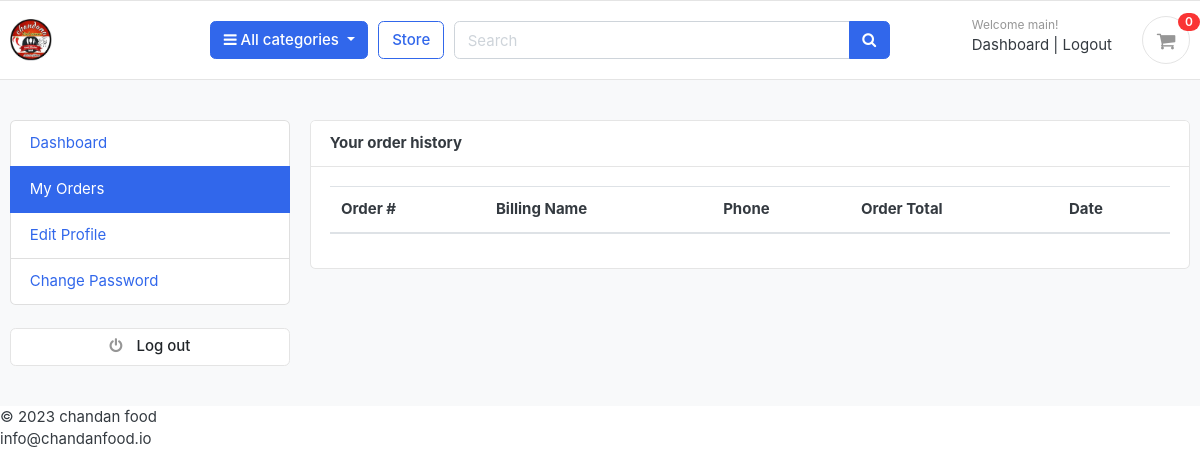
The page /accounts/my_orders/ (signed in) on the database as committed earlier.
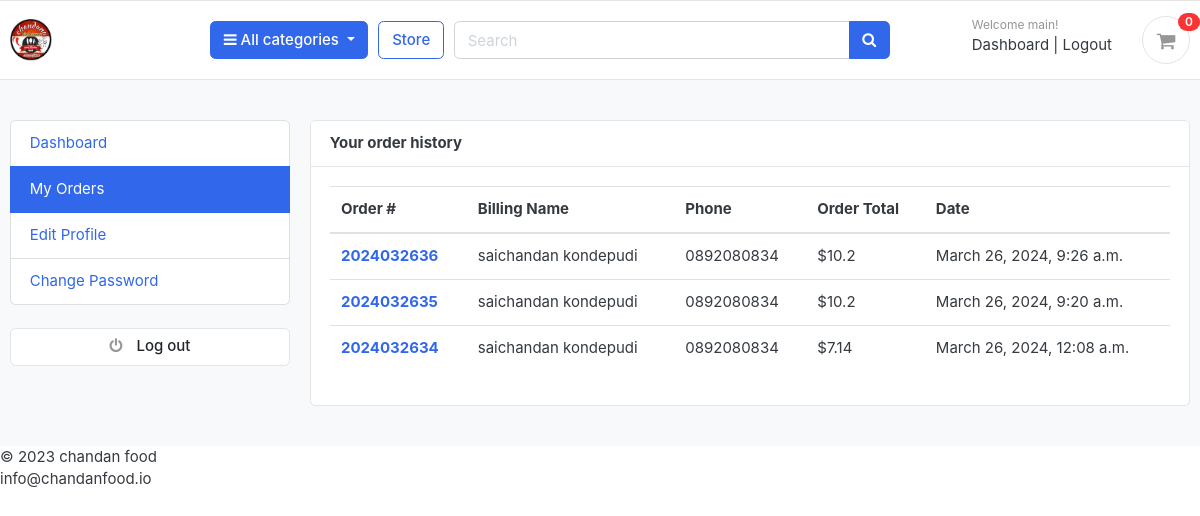
The same page on the database as committed later.
### accounts/models.py (models this page shows, shortened)
class Account(AbstractBaseUser):
    first_name =models.CharField(max_length=50)
    last_name= models.CharField(max_length=50)
    username= models.CharField(max_length=50, unique=True)
    email = models.EmailField(max_length=50, unique=True)
    phone_number = models.CharField(max_length=10, unique=True)
    date_joined=models.DateTimeField(auto_now_add=True)
    last_login = models.DateTimeField(auto_now_add=True)
    is_admin=models.BooleanField(default=False)
    is_staff=models.BooleanField(default=True)
    is_active = models.BooleanField(default=True)
    is_superadmin=models.BooleanField(default=False)
    USERNAME_FIELD='email'
    REQUIRED_FIELDS = ['username','first_name', 'last_name']
    objects=MyAccountManager()

### orders/models.py (models this page shows, shortened)
class Order(models.Model):
    STATUS = (
        ('New', 'New'),
        ('Accepted', 'Accepted'),
        ('Completed', 'Completed'),
        ('Cancelled', 'Cancelled'),
    )
    user = models.ForeignKey(Account, on_delete=models.SET_NULL, null=True)
    payment = models.ForeignKey(Payment, on_delete=models.SET_NULL, blank=True, null=True)
    order_number = models.CharField(max_length=20)
    first_name = models.CharField(max_length=50)
    last_name = models.CharField(max_length=50)
    phone = models.CharField(max_length=15)
    email = models.EmailField(max_length=50)
    address_line_1 = models.CharField(max_length=50)
    address_line_2 = models.CharField(max_length=50, blank=True)
    country = models.CharField(max_length=50)
    state = models.CharField(max_length=50)
    city = models.CharField(max_length=50)
    order_note = models.CharField(max_length=100, blank=True)
    order_total = models.FloatField()
    tax = models.FloatField()
    status = models.CharField(max_length=10, choices=STATUS, default='New')
    ip = models.CharField(blank=True, max_length=20)
    is_ordered = models.BooleanField(default=False)
    created_at = models.DateTimeField(auto_now_add=True)
    updated_at = models.DateTimeField(auto_now=True)
    def full_name(self):
        return f'{self.first_name} {self.last_name}'

### accounts/views.py (the view)
# urls.py: path('my_orders/', views.my_orders, name='my_orders'),
@login_required(login_url='login')
def my_orders(request):
    orders = Order.objects.filter(user=request.user, is_ordered=True).order_by('-created_at')
    context = {
        'orders': orders,
    }
    return render(request, 'accounts/my_orders.html', context)

### carts/context_processor.py (called while the page is built)
def counter(request):
    cart_count=0
    if 'admin' in request.path:
        return {}
    else:
        try:
            cart=Cart.objects.filter(cart_id=_cart_id(request))
            if request.user.is_authenticated:
                cart_items=CartItem.objects.all().filter(user=request.user)
            else:
                cart_items=CartItem.objects.all().filter(cart=cart[:1])
            for cart_item in cart_items:
                cart_count +=cart_item.quantity
        except Cart.DoesNotExist:
            cart_count=0
        return dict(cart_count=cart_count)

### carts/views.py (called while the page is built)
def _cart_id(request):
    cart = request.session.session_key
    if not cart:
        cart = request.session.create()
    return cart

### category/context_processors.py (called while the page is built)
def menu_links(request):
    links=Category.objects.all()
    return dict(links=links)

### category/models.py (called while the page is built)
    def get_url(self):
        return reverse('products_by_category', args=[self.slug])

### templates/accounts/my_orders.html (shortened to what this page needs)
{% extends 'base.html' %}
{% block content %}
<section class="section-content padding-y bg">
<div class="container">
	<div class="row">
	{% include 'includes/dashboard_sidebar.html' %}
	<main class="col-md-9">
		<article class="card">
		<header class="card-header">
			<strong class="d-inline-block mr-3">Your order history</strong>
		</header>
		<div class="card-body">
			<div class="row">
			<div class="col-md-12">
				<table class="table table-hover">
				  <thead>
				    <tr>
				      <th scope="col">Order #</th>
				      <th scope="col">Billing Name</th>
				      <th scope="col">Phone</th>
				      <th scope="col">Order Total</th>
							<th scope="col">Date</th>
				    </tr>
				  </thead>
				  <tbody>
						{% for order in orders %}
				    <tr>
				      <th scope="row"><a href="{% url 'order_detail' order.order_number %}">{{order.order_number}}</a></th>
				      <td>{{order.full_name}}</td>
				      <td>{{order.phone}}</td>
				      <td>${{order.order_total}}</td>
							<td>{{order.created_at}}</td>
				    </tr>
				{% endfor %}
				  </tbody>
				</table>
			</div>
			</div>
		</div>
		</article>
	</main>
</div>
</div>
</section>
{% endblock %}

### templates/base.html (shortened to what this page needs)
{% load static %}
<!DOCTYPE HTML>
<html lang="en">
<head>
<link href="{% static 'css/bootstrap.css' %}" rel="stylesheet" type="text/css"/>
<link href="{% static 'fonts/fontawesome/css/all.min.css' %}" type="text/css" rel="stylesheet">
<link href="{% static 'css/ui.css' %}" rel="stylesheet" type="text/css"/>
<link href="{% static 'css/responsive.css' %}" rel="stylesheet" media="only screen and (max-width: 1200px)" />
<link href="{% static 'css/custom.css' %}" rel="stylesheet" type="text/css"/>
<link rel="stylesheet" href="https://cdnjs.cloudflare.com/ajax/libs/font-awesome/4.7.0/css/font-awesome.min.css">
</head>
<body>
{% include 'includes/navbar.html' %}
{% block content %}{% endblock %}
{% include 'includes/footer.html' %}
</body>
</html>

### templates/includes/navbar.html (shortened to what this page needs)
{%  load static %}
<header class="section-header">
<section class="header-main border-bottom">
	<div class="container">
<div class="row align-items-center">
	<div class="col-lg-2 col-md-3 col-6">
		<a href="{% url 'home' %}" class="brand-wrap">
			<img class="logo" src="{% static './images/logo.jpeg' %}">
		</a>
	</div>
	<div class="col-lg col-sm col-md col-6 flex-grow-0">
		<div class="category-wrap dropdown d-inline-block float-right">
			<button type="button" class="btn btn-primary dropdown-toggle" data-toggle="dropdown">
				<i class="fa fa-bars"></i> All categories
			</button>
		</div>
	</div>
	<a href="{% url 'foodstore' %}" class="btn btn-outline-primary">Store</a>
	<div class="col-lg  col-md-6 col-sm-12 col">
		<form action="{% url 'search' %}" class= "search" method="GET">
			<div class="input-group w-100">
			    <input type="text" class="form-control" style="width:60%;" placeholder="Search" name="keyword">
			    <div class="input-group-append">
			      <button class="btn btn-primary" type="submit">
			        <i class="fa fa-search"></i>
			      </button>
			    </div>
		    </div>
		</form>
	</div>
	<div class="col-lg-3 col-sm-6 col-8 order-2 order-lg-3">
				<div class="d-flex justify-content-end mb-3 mb-lg-0">
                    {% if user.id is None %}
<div class="widget-header">
  <small class="title text-muted">Welcome Maharaj!</small>
  <div>
    <a href="{% url 'login' %}">Sign in</a> <span class="dark-transp"> | </span>
    <a href="{% url 'register' %}"> Register</a>
  </div>
</div>
{% else %}
<div class="widget-header">
  <small class="title text-muted">Welcome {{user.first_name}}!</small>
  <div>
    <a href="{% url 'dashboard' %}">Dashboard</a> <span class="dark-transp"> | </span>
    <a href="{% url 'logout' %}"> Logout</a>
  </div>
</div>
{% endif %}
					<a href="{% url 'cart' %}" class="widget-header pl-3 ml-3">
						<div class="icon icon-sm rounded-circle border"><i class="fa fa-shopping-cart"></i></div>
						<span class="badge badge-pill badge-danger notify">{{ cart_count }}</span>
					</a>
				</div>
			</div>
</div>
	</div>
</section>
</header>

### templates/includes/dashboard_sidebar.html
<aside class="col-md-3">
  <ul class="list-group">
    <a class="list-group-item {% if '/accounts/' == request.path %}active{% endif %}" href="{% url 'dashboard' %}"> Dashboard </a>
    <a class="list-group-item {% if '/my_orders/' in request.path %}active{% endif %}" href="{% url 'my_orders' %}"> My Orders </a>
    <a class="list-group-item {% if '/edit_profile/' in request.path %}active{% endif %}" href="{% url 'edit_profile' %}"> Edit Profile </a>
    <a class="list-group-item {% if '/change_password/' in request.path %}active{% endif %}" href="{% url 'change_password' %}"> Change Password </a>
  </ul>
  <br>
  <a class="btn btn-light btn-block" href="{% url 'logout' %}"> <i class="fa fa-power-off"></i> <span class="text">Log out</span> </a>
</aside>

### templates/includes/footer.html (shortened to what this page needs)
<footer>
    <div>
        <section>
            <div>
                <p>&copy; 2023 chandan food </p>
            </div>
            <div>
                <span>info@chandanfood.io</span>
        </section>
    </div>
</footer>

### static/css/ui.css (style rules this page uses)
html { font-family: "Inter", sans-serif; font-size: 15px; }
.icon-xs, .icon-sm, .icon-md, .icon-lg { display: inline-block; text-align: center; flex-shrink: 0; flex-grow: 0; }
.icon-sm { width: 48px; height: 48px; line-height: 48px !important; font-size: 20px; }
.padding-y { padding-top: 40px; padding-bottom: 40px; }
article:after, .form-group:after { display: block; clear: both; content: ""; }
.bg { background-color: #f8f9fa; }
p:last-child { margin-bottom: 0; }
.header-main { position: relative; padding-top: 1rem; padding-bottom: 1rem; }
.brand-wrap .logo, .navbar-brand .logo { margin-right: 7px; max-height: 42px; display: inline-block; }
.widget-header { display: inline-block; vertical-align: middle; position: relative; }
.widget-header a { color: #343a40; }
.widget-header i { color: #969696; }
.widget-header .title { display: block; }
.widget-header .notify { position: absolute; top: -3px; right: -10px; }
.btn-light { background-color: #fff; border-color: #e4e4e4; }
.btn-light i { color: #969696; }
.btn i + .text { margin-left: 10px; }
.notify { position: absolute; top: -4px; right: -10px; display: inline-block; padding: 0.25em 0.6em; font-size: 12px; line-height: 1; text-align: center; border-radius: 3rem; color: #fff; background-color: #fa3434; }

Rows that differ between the two databases and show on the page:
added Order: order_number "2024032636", full_name "saichandan kondepudi", phone "0892080834", order_total "10.2", created_at "March 26, 2024, 9:26 a.m."
added Order: order_number "2024032635", full_name "saichandan kondepudi", phone "0892080834", order_total "10.2", created_at "March 26, 2024, 9:20 a.m."
added Order: order_number "2024032634", full_name "saichandan kondepudi", phone "0892080834", order_total "7.14", created_at "March 26, 2024, 12:08 a.m."
